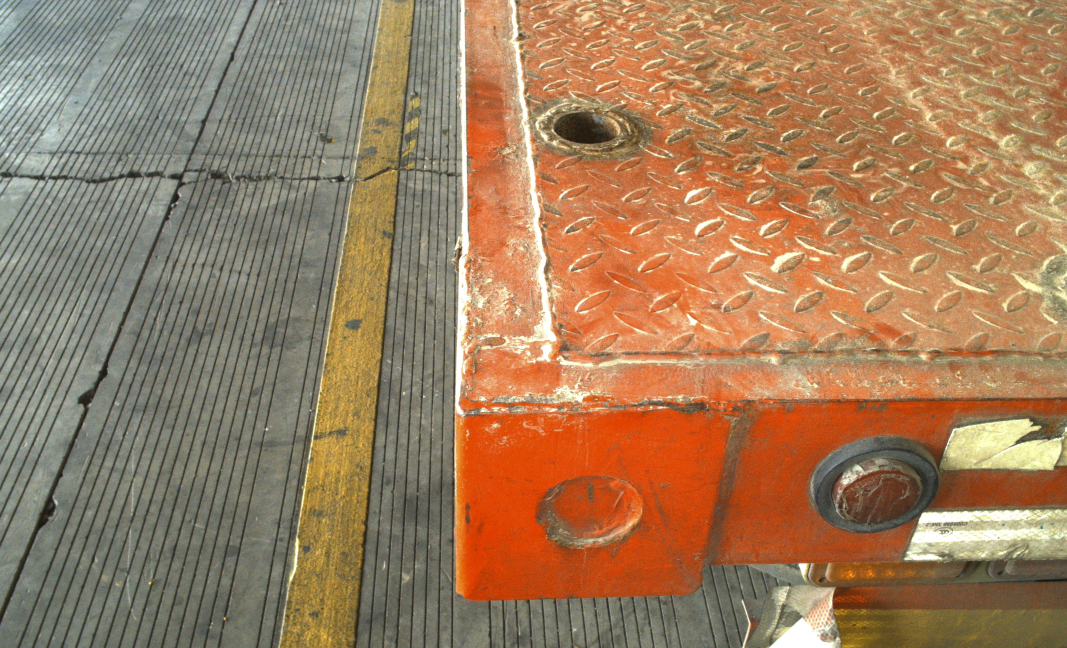
#> input picture examples/corner_net/20251225_125015_590.jpg, 3200 x 1944 px (shown at 1/3 size)
$ python -i fork_hole_locator.py   (imports and definitions only)
#> lines starting #> are read from the running program, lines starting #| are printed output that depends on the picture; after the words box and inside, x2 and y2 are one past the last pixel; in counts of white or black regions, pixels touching at a corner belong together
#> further down, picture is the input picture: shape (1944, 3200, 3); mean B, G, R 93.6, 125.2, 159.3
# -*- coding: utf-8 -*-
"""Temporary D435i fork-hole locator.

Pipeline:
RGB -> detect two dark fork holes -> align Depth to RGB -> read D435i intrinsics
-> deproject the two hole centres -> camera-coordinate XYZ (mm).

Output contains only the left/right hole centre coordinates in the D435i camera
coordinate system. No world-coordinate or PLC conversion is performed here.
"""
from __future__ import annotations

import json
from dataclasses import dataclass
from itertools import combinations
from typing import Any

import cv2
import numpy as np


@dataclass(frozen=True)
class _Candidate:
    x: int
    y: int
    w: int
    h: int
    area: float

    @property
    def cx(self) -> float:
        return self.x + self.w / 2.0

    @property
    def cy(self) -> float:
        return self.y + self.h / 2.0


# [9 lines left out: function _empty_result, not called in this run]


def _detect_two_holes(image_bgr: np.ndarray, dark_threshold: int | None = None):
    if image_bgr is None or image_bgr.ndim != 3 or image_bgr.shape[2] != 3:
        raise ValueError("image_bgr must be a BGR image with shape HxWx3")

    height, width = image_bgr.shape[:2]
    gray = cv2.cvtColor(image_bgr, cv2.COLOR_BGR2GRAY)
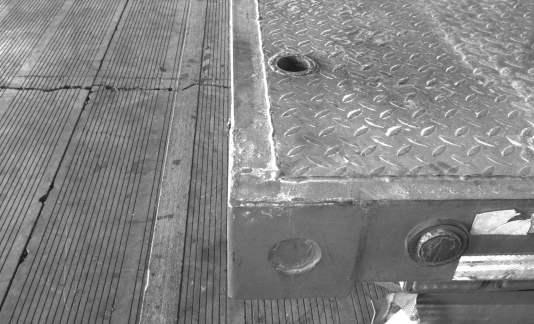
#> gray: shape (1944, 3200) (shown at 1/6 size); min 17, max 255, mean 131.8
    gray = cv2.GaussianBlur(gray, (5, 5), 0)

    # The field image is much darker than the earlier lab images, so a fixed
    # threshold is brittle.  Use the image's own lower-intensity distribution
    # to adapt to exposure while keeping a conservative range for the black
    # fork-hole interiors.  A caller can still pass an explicit threshold.
    if dark_threshold is None:
        dark_threshold = int(np.clip(np.percentile(gray, 10.0), 35, 80))
#> dark_threshold = 80

    mask = cv2.inRange(gray, 0, int(dark_threshold))
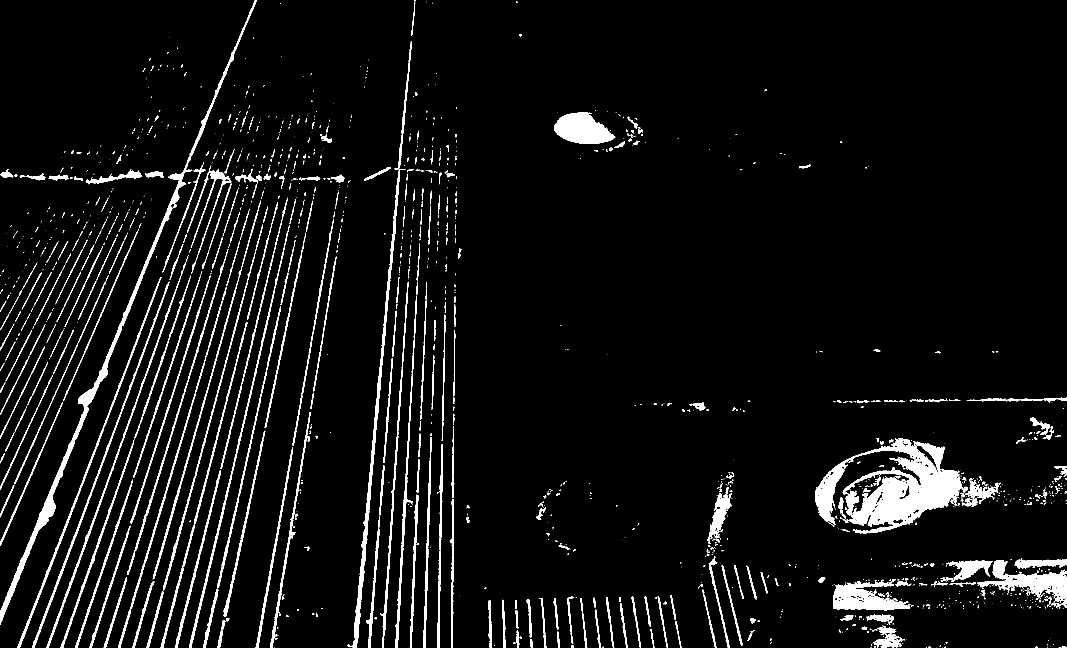
#> mask: shape (1944, 3200) (shown at 1/3 size); 5.5% white; 1563 white regions (1031 under 20 px), largest, box (x1, y1, x2, y2) and area: (2445, 1314, 2886, 1600) 53698, (0, 0, 771, 1874) 24235, (1043, 507, 1216, 1944) 12017
    mask = cv2.morphologyEx(
        mask,
        cv2.MORPH_CLOSE,
        cv2.getStructuringElement(cv2.MORPH_RECT, (9, 7)),
        iterations=2,
    )
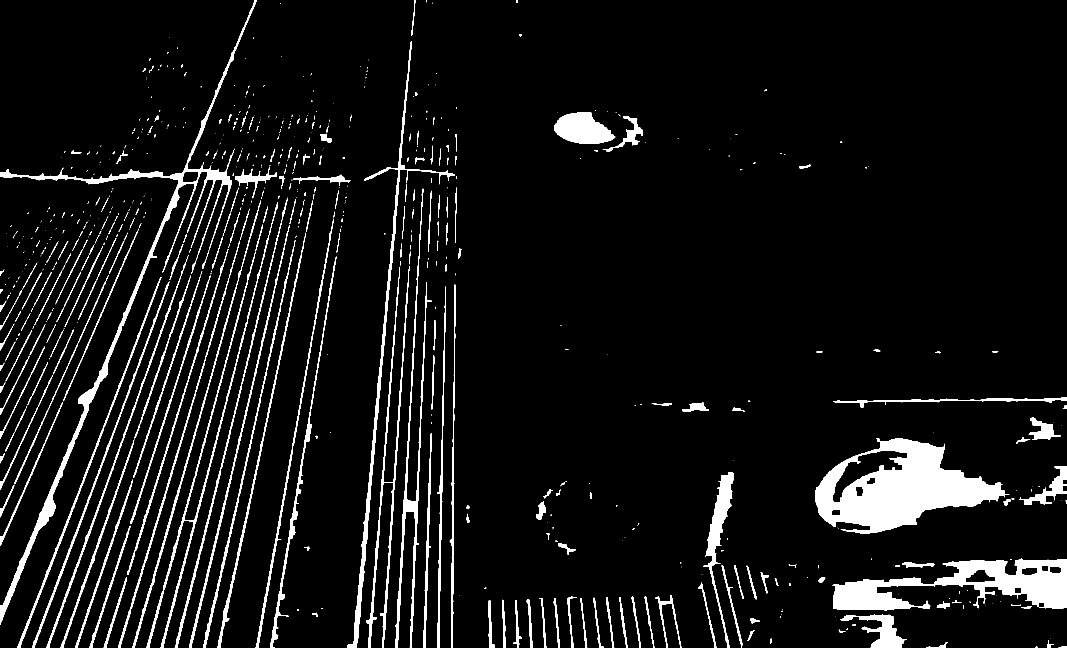
#> mask: shape (1944, 3200) (shown at 1/3 size); 6.6% white; 704 white regions (415 under 20 px), largest, box (x1, y1, x2, y2) and area: (2445, 1314, 3028, 1600) 80711, (2497, 1675, 3200, 1832) 48239, (0, 0, 771, 1874) 37019
    mask = cv2.morphologyEx(
        mask,
        cv2.MORPH_OPEN,
        cv2.getStructuringElement(cv2.MORPH_RECT, (5, 5)),
        iterations=1,
    )
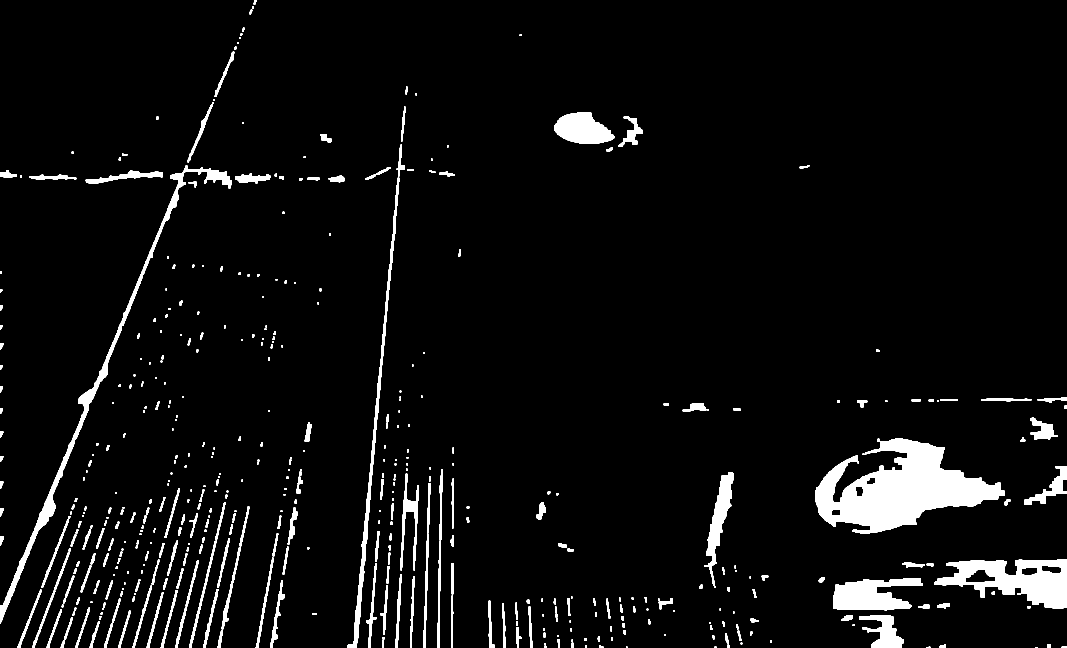
#> mask: shape (1944, 3200) (shown at 1/3 size); 4.9% white; 508 white regions (1 under 20 px)

    contours, _ = cv2.findContours(mask, cv2.RETR_EXTERNAL, cv2.CHAIN_APPROX_SIMPLE)
#> contours = 508 contours, 94 with area under 20; largest, box (x1, y1, x2, y2) and area: (2445, 1315, 3015, 1600) 80523, (2803, 1679, 3200, 1826) 33922, (0, 496, 694, 1871) 22334, (2500, 1735, 2769, 1832) 16312, (1663, 337, 1844, 432) 11610
    frame_area = float(width * height)
    candidates: list[_Candidate] = []

    for contour in contours:
        area = float(cv2.contourArea(contour))
        if not (0.0015 * frame_area <= area <= 0.075 * frame_area):
            continue
        x, y, w, h = cv2.boundingRect(contour)
        if w < 0.045 * width or h < 0.035 * height:
            continue
        if w > 0.34 * width or h > 0.26 * height:
            continue
        aspect = w / max(h, 1)
        if not (0.9 <= aspect <= 4.8):
            continue
        cx, cy = x + w / 2.0, y + h / 2.0
        if not (0.10 * width <= cx <= 0.90 * width):
            continue
        if not (0.14 * height <= cy <= 0.88 * height):
            continue
        # A real fork hole should be substantially darker than a narrow ring
        # immediately around it (the cardboard face).  This rejects floor
        # shadows and dark machine parts that can otherwise satisfy the shape
        # constraints in the field scene.
        pad = max(6, int(round(min(w, h) * 0.18)))
        rx0, ry0 = max(0, x - pad), max(0, y - pad)
        rx1, ry1 = min(width, x + w + pad), min(height, y + h + pad)
        patch = gray[ry0:ry1, rx0:rx1]
        ring = np.ones(patch.shape, dtype=bool)
        ix0, iy0 = x - rx0, y - ry0
        ix1, iy1 = ix0 + w, iy0 + h
        ring[max(0, iy0):min(patch.shape[0], iy1), max(0, ix0):min(patch.shape[1], ix1)] = False
        ring_values = patch[ring]
        if ring_values.size == 0:
            continue
        inner_values = gray[y:y + h, x:x + w]
        local_contrast = float(np.median(ring_values) - np.median(inner_values))
        if local_contrast < 24.0:
            continue

        candidates.append(_Candidate(x, y, w, h, area))
#> this loop made 508 passes
#> area on passes 3, 8, 9: 29, 42, 62
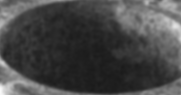
#> inner_values: shape (95, 181); min 27, max 248, mean 70.6
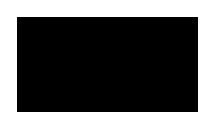
#> ring: shape (129, 215) bool; 38% white; 1 white region, box (x1, y1, x2, y2) and area: (0, 0, 215, 129) 10540
#> after the loop, candidates = 1 item

    best = None
    for a, b in combinations(candidates, 2):
        left, right = sorted((a, b), key=lambda c: c.cx)
        dx = right.cx - left.cx
        dy = abs(right.cy - left.cy)
        if dx < 0.10 * width or dx > 0.62 * width or dy > 0.11 * height:
            continue

        area_ratio = min(left.area, right.area) / max(left.area, right.area)
        height_ratio = min(left.h, right.h) / max(left.h, right.h)
        width_ratio = min(left.w, right.w) / max(left.w, right.w)
        if area_ratio < 0.22 or height_ratio < 0.45 or width_ratio < 0.35:
            continue

        mid_x = (left.cx + right.cx) / 2.0
        mid_y = (left.cy + right.cy) / 2.0
        total_area_fraction = (left.area + right.area) / frame_area
        score = (
            4.0 * (dy / height)
            + 1.4 * (1.0 - area_ratio)
            + 0.8 * (1.0 - height_ratio)
            + 0.5 * (1.0 - width_ratio)
            + 0.8 * abs(mid_x - width / 2.0) / width
            + 0.20 * abs(mid_y - height / 2.0) / height
            - 2.5 * total_area_fraction
        )
        if best is None or score < best[0]:
            best = (score, left, right)
#> this loop made 0 passes

    if best is None:
        return None
    return best[1], best[2]


# [85 lines left out: functions _sample_hole_mouth_depth, _pixel_to_camera_xyz, locate_fork_holes, not called in this run]


class D435iForkHoleLocator:
    """Live D435i wrapper that automatically reads intrinsics from the SDK."""

    # [35 lines left out: functions __init__, start, stop, not called in this run]

    def __enter__(self):
        return self.start()

    def __exit__(self, exc_type, exc, tb):
        self.stop()

    # [32 lines left out: functions locate_once, _main, not called in this run]


# [2 lines not run here, left out]

>>> import cv2
>>> picture = cv2.imread('../../../examples/corner_net/20251225_125015_590.jpg')
>>> result = _detect_two_holes(picture)

$ run again, on examples/corner_net/20251225_125040_525.jpg
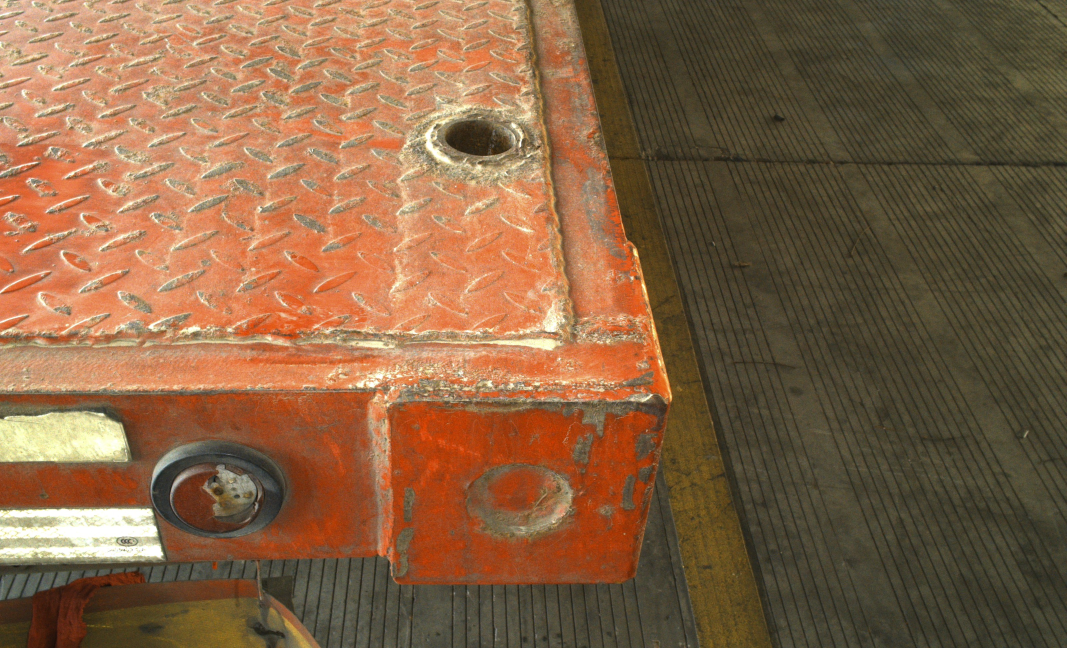
#> input picture examples/corner_net/20251225_125040_525.jpg, 3200 x 1944 px (shown at 1/3 size)
#> picture is the input picture: shape (1944, 3200, 3); mean B, G, R 68.4, 98.6, 133.7
#> dark_threshold = 57
#> in _detect_two_holes, `mask = cv2.morphologyEx( mask, cv2.MORPH_OPEN, cv2.getStructuringEleme..`:
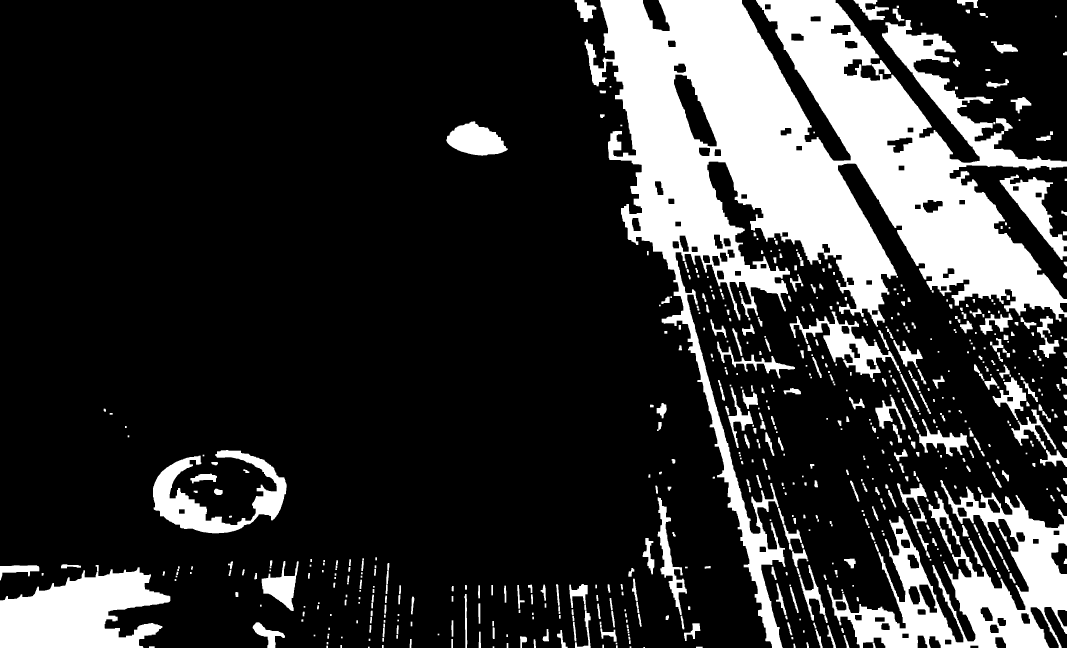
#> mask: shape (1944, 3200) (shown at 1/3 size); 19.8% white; 688 white regions (1 under 20 px)
#> contours = 688 contours, 118 with area under 20; largest, box (x1, y1, x2, y2) and area: (1754, 0, 3200, 1944) 801172, (2481, 1440, 3200, 1944) 143199, (0, 1702, 511, 1944) 80346, (459, 1350, 860, 1600) 34305, (2369, 934, 2700, 1135) 17482
#> the loop in _detect_two_holes, `for contour in contours:` made 688 passes
#> area on passes 12, 14, 16: 52.5, 75, 73.5
#> after the loop in _detect_two_holes, `for contour in contours:`:
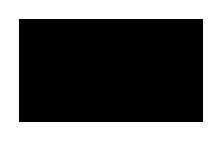
#> ring: shape (141, 222) bool; 39.5% white; 1 white region, box (x1, y1, x2, y2) and area: (0, 0, 222, 141) 12350
#> after the loop in _detect_two_holes, `for contour in contours:`: candidates = 1 item

$ run again, on examples/corner_net/20251225_125129_401.jpg
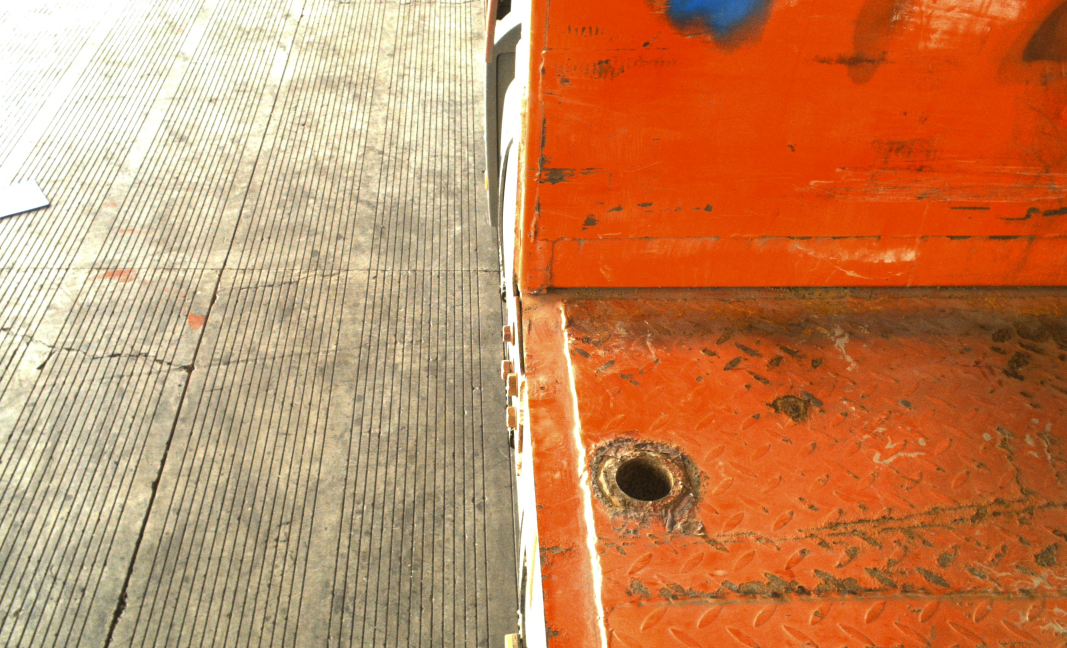
#> input picture examples/corner_net/20251225_125129_401.jpg, 3200 x 1944 px (shown at 1/3 size)
#> picture is the input picture: shape (1944, 3200, 3); mean B, G, R 92.6, 135.6, 198
#> dark_threshold = 80
#> in _detect_two_holes, `mask = cv2.morphologyEx( mask, cv2.MORPH_OPEN, cv2.getStructuringEleme..`:
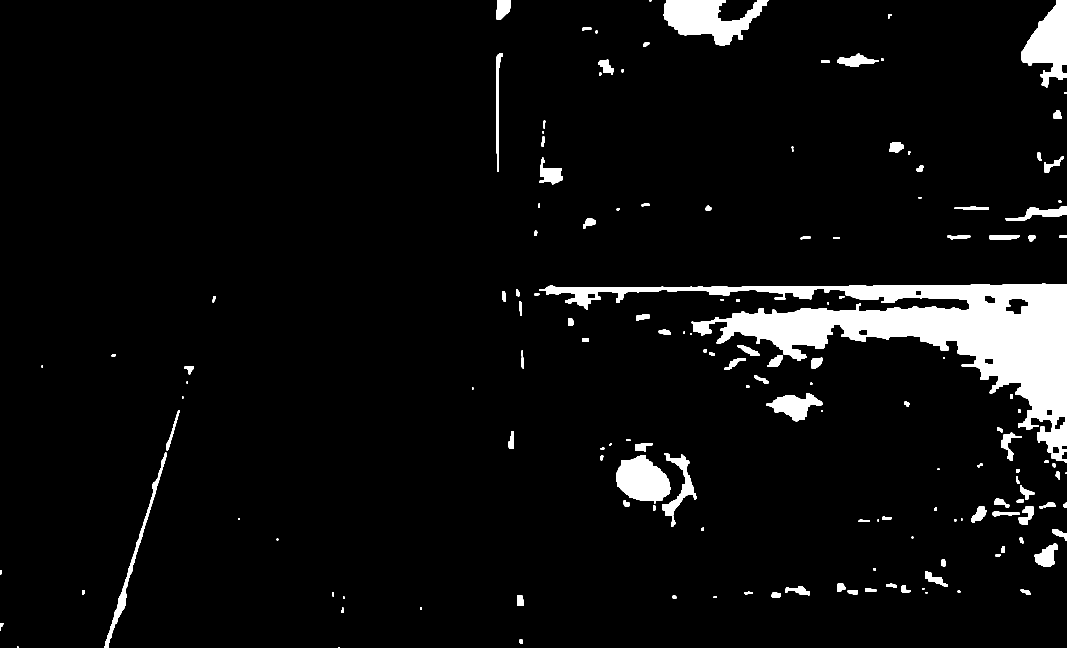
#> mask: shape (1944, 3200) (shown at 1/3 size); 5.4% white; 161 white regions (2 under 20 px)
#> contours = 161 contours, 19 with area under 20; largest, box (x1, y1, x2, y2) and area: (1618, 851, 3200, 1383) 205093, (1991, 0, 2306, 136) 22626, (3063, 0, 3200, 262) 19374, (1848, 1365, 2012, 1510) 15858, (2299, 1179, 2468, 1264) 6796
#> the loop in _detect_two_holes, `for contour in contours:` made 161 passes
#> area on passes 3 to 5: 98.5, 104, 65
#> after the loop in _detect_two_holes, `for contour in contours:`:
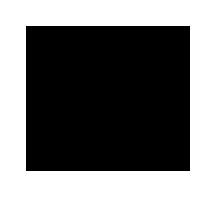
#> ring: shape (197, 216) bool; 44.1% white; 1 white region, box (x1, y1, x2, y2) and area: (0, 0, 216, 197) 18772
#> after the loop in _detect_two_holes, `for contour in contours:`: candidates = 1 item
